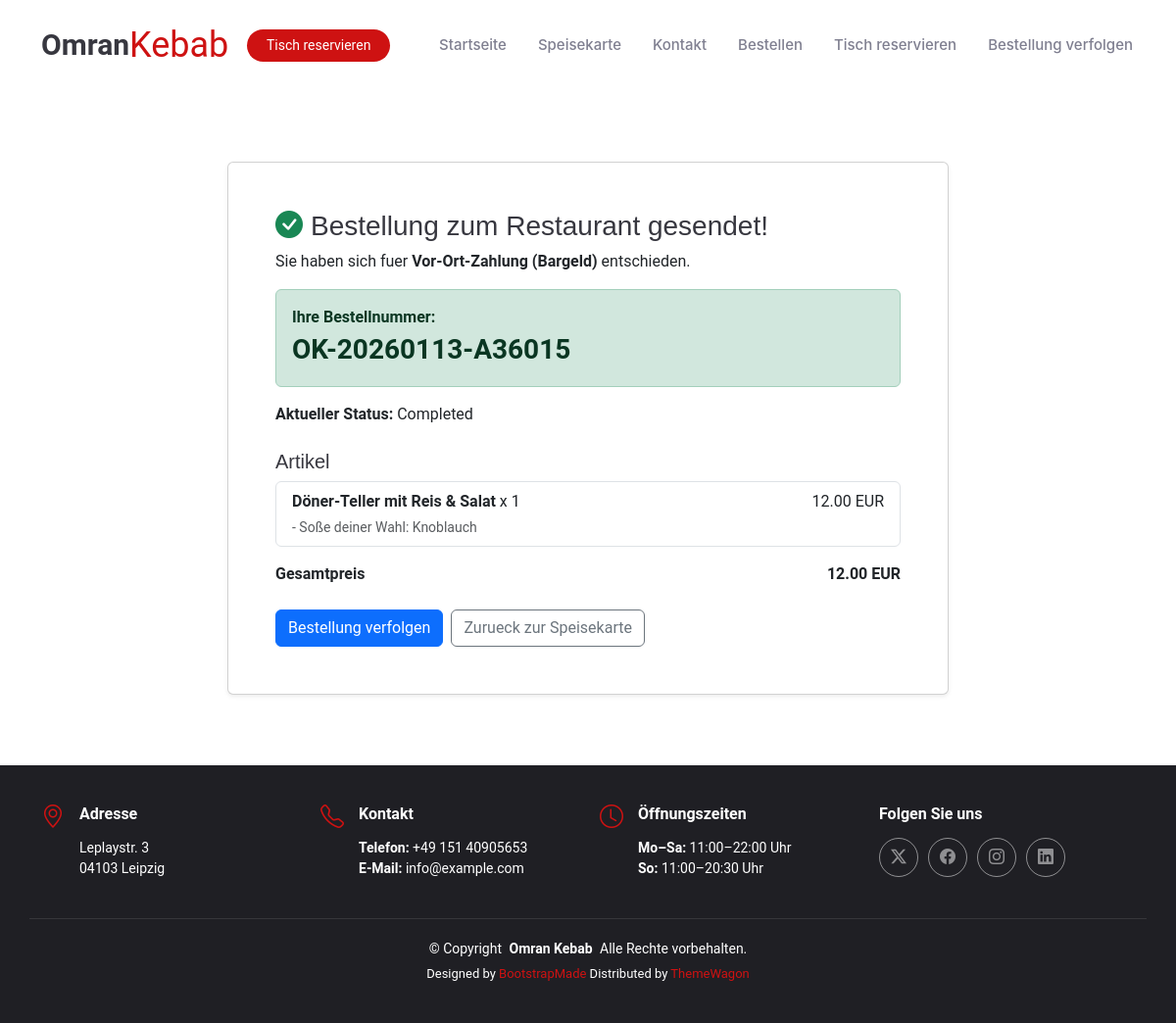
Screenshot of /order/success/OK-20260113-A36015/ with the database file from the repository.
### FoodOrdering/models.py (models this page shows, shortened)
class Order(models.Model):
    STATUS_CHOICES = (
        ("CART", "Cart"),
        ("PLACED", "Placed"),
        ("PREPARING", "Preparing"),
        ("DELIVERING", "Delivering"),
        ("COMPLETED", "Completed"),
        ("CANCELLED", "Cancelled"),
    )
    user = models.ForeignKey(settings.AUTH_USER_MODEL, on_delete=models.SET_NULL, null=True, blank=True)
    full_name = models.CharField(max_length=120)
    phone = models.CharField(max_length=50)
    email = models.EmailField(blank=True)
    address_line = models.CharField(max_length=255, blank=True)  # for delivery
    city = models.CharField(max_length=120, blank=True)
    postal_code = models.CharField(max_length=20, blank=True)
    notes = models.TextField(blank=True)
    status = models.CharField(max_length=12, choices=STATUS_CHOICES, default="CART")
    created_at = models.DateTimeField(auto_now_add=True)
    placed_at = models.DateTimeField(null=True, blank=True)
    payment_method = models.CharField(max_length=20, blank=True)  # "CASH" or "STRIPE"
    is_paid = models.BooleanField(default=False)
    stripe_session_id = models.CharField(max_length=255, blank=True)
    stripe_payment_intent_id = models.CharField(max_length=255, blank=True)
    order_number = models.CharField(max_length=20, unique=True, null=True, blank=True, db_index=True)
    def total_price(self):
        return sum(item.total_price() for item in self.items.all())

class OrderItem(models.Model):
    order = models.ForeignKey(Order, on_delete=models.CASCADE, related_name="items")
    product = models.ForeignKey(Product, on_delete=models.PROTECT)
    quantity = models.PositiveIntegerField(default=1)
    price_at_time = models.DecimalField(max_digits=8, decimal_places=2)
    def options_total(self):
        return sum(o.price_delta_at_time for o in self.chosen_options.all())
    def unit_total(self):
        return self.price_at_time + self.options_total()
    def total_price(self):
        return self.unit_total() * self.quantity

class Product(models.Model):
    category = models.ForeignKey(Category, on_delete=models.PROTECT, related_name="products")
    name = models.CharField(max_length=160)
    slug = models.SlugField(max_length=180, unique=True)
    description = models.TextField(blank=True)
    price = models.DecimalField(max_digits=8, decimal_places=2)
    image = models.ImageField(upload_to="products/", blank=True, null=True)
    is_available = models.BooleanField(default=True)
    class Meta:
        ordering = ["name"]

class OrderItemOption(models.Model):
    order_item = models.ForeignKey(OrderItem, on_delete=models.CASCADE, related_name="chosen_options")
    option = models.ForeignKey(Option, on_delete=models.PROTECT)
    price_delta_at_time = models.DecimalField(max_digits=8, decimal_places=2)
    class Meta:
        unique_together = ("order_item", "option")

class Option(models.Model):
    group = models.ForeignKey(OptionGroup, on_delete=models.CASCADE, related_name="options")
    name = models.CharField(max_length=120)
    price_delta = models.DecimalField(max_digits=8, decimal_places=2, default=Decimal("0.00"))
    sort_order = models.PositiveIntegerField(default=0)
    is_active = models.BooleanField(default=True)
    class Meta:
        ordering = ["sort_order", "name"]

class OptionGroup(models.Model):
    name = models.CharField(max_length=120)
    slug = models.SlugField(max_length=140, unique=True)
    is_required = models.BooleanField(default=False)
    min_select = models.PositiveIntegerField(default=0)
    max_select = models.PositiveIntegerField(default=1)  # 1 = radio, >1 = checkboxes
    sort_order = models.PositiveIntegerField(default=0)
    is_active = models.BooleanField(default=True)
    class Meta:
        ordering = ["sort_order", "name"]

### FoodOrdering/views.py (the view)
# urls.py: path("order/success/<str:order_number>/", views.order_success, name="order_success"),
def order_success(request, order_number):
    order = get_object_or_404(Order, order_number=order_number)
    return render(request, "order_success.html", {"order": order})

### templates/order_success.html (shortened to what this page needs)
{% load static %}
<!DOCTYPE html>
<html lang="de">
<head>
  <link href="{% static 'assets/vendor/bootstrap/css/bootstrap.min.css' %}" rel="stylesheet">
  <link href="{% static 'assets/vendor/bootstrap-icons/bootstrap-icons.css' %}" rel="stylesheet">
  <link href="{% static 'assets/vendor/aos/aos.css' %}" rel="stylesheet">
  <link href="{% static 'assets/vendor/glightbox/css/glightbox.min.css' %}" rel="stylesheet">
  <link href="{% static 'assets/vendor/swiper/swiper-bundle.min.css' %}" rel="stylesheet">
  <link href="{% static 'assets/css/main.css' %}" rel="stylesheet">
</head>
<body class="index-page">
  <header id="header" class="header d-flex align-items-center sticky-top">
    <div class="container position-relative d-flex align-items-center justify-content-between">
      <a href="{% url 'home' %}" class="logo d-flex align-items-center me-auto me-xl-0">
        <h1 class="sitename">Omran</h1>
        <span> Kebab</span>
      </a>
      <nav id="navmenu" class="navmenu">
        <ul>
          <li><a href="{% url 'home' %}#hero">Startseite</a></li>
          <li><a href="{% url 'home' %}#menu">Speisekarte</a></li>
          <li><a href="{% url 'home' %}#contact">Kontakt</a></li>
          <li><a href="{% url 'home' %}#menu">Bestellen</a></li>
          <li><a href="{% url 'home' %}#book-a-table">Tisch reservieren</a></li>
          <li><a href="{% url 'track_order' %}">Bestellung verfolgen</a></li>
        </ul>
      </nav>
      <a class="btn-getstarted" href="{% url 'home' %}#book-a-table">Tisch reservieren</a>
    </div>
  </header>
  <main class="main">
    <section class="section" style="padding: 72px 0;">
      <div class="container">
        <div class="row justify-content-center">
          <div class="col-lg-8">
            <div class="card shadow-sm">
              <div class="card-body p-4 p-md-5">
                <h3 class="mb-2"><i class="bi bi-check-circle-fill me-2 text-success"></i>Bestellung zum Restaurant gesendet!</h3>
                <p class="mb-3">Sie haben sich fuer <strong>Vor-Ort-Zahlung (Bargeld)</strong> entschieden.</p>
                <div class="alert alert-success">
                  <div><strong>Ihre Bestellnummer:</strong></div>
                  <div class="fs-3 fw-bold">{{ order.order_number }}</div>
                </div>
                <div class="mb-3">
                  <strong>Aktueller Status:</strong> {{ order.get_status_display }}
                </div>
                <h5 class="mt-4">Artikel</h5>
                <ul class="list-group">
                  {% for item in order.items.all %}
                    <li class="list-group-item d-flex justify-content-between">
                      <div>
                        <strong>{{ item.product.name }}</strong> x {{ item.quantity }}
                        {% if item.chosen_options.all %}
                          <div class="small text-muted mt-1">
                            {% for ch in item.chosen_options.all %}
                              - {{ ch.option.group.name }}: {{ ch.option.name }}<br>
                            {% endfor %}
                          </div>
                        {% endif %}
                      </div>
                      <div>{{ item.total_price }} EUR</div>
                    </li>
                  {% endfor %}
                </ul>
                <div class="d-flex justify-content-between mt-3">
                  <strong>Gesamtpreis</strong>
                  <strong>{{ order.total_price }} EUR</strong>
                </div>
                <div class="mt-4 d-flex gap-2 flex-wrap">
                  <a class="btn btn-primary" href="{% url 'track_order' %}">Bestellung verfolgen</a>
                  <a class="btn btn-outline-secondary" href="{% url 'home' %}#menu">Zurueck zur Speisekarte</a>
                </div>
              </div>
            </div>
          </div>
        </div>
      </div>
    </section>
  </main>
  {% include "includes/footer.html" %}
</body>
</html>

### static/assets/css/main.css (style rules this page uses)
:root { --default-font: "Roboto", system-ui, -apple-system, "Segoe UI", Roboto, "Helvetica Neue", Arial, "Noto Sans", "Liberation Sans", sans-serif, "Apple Color Emoji", "Segoe UI Emoji", "Segoe UI Symbol", "Noto Color Emoji"; --heading-font: "Amatic SC", sans-serif; --nav-font: "Inter", sans-serif; }
:root { --background-color: #ffffff; --default-color: #212529; --heading-color: #37373f; --accent-color: #ce1212; --surface-color: #ffffff; --contrast-color: #ffffff; }
:root { --nav-color: #7f7f90; --nav-hover-color: #ce1212; --nav-mobile-background-color: #ffffff; --nav-dropdown-background-color: #ffffff; --nav-dropdown-color: #7f7f90; --nav-dropdown-hover-color: #ce1212; }
:root { scroll-behavior: smooth; }
body { color: var(--default-color); background-color: var(--background-color); font-family: var(--default-font); }
a { color: var(--accent-color); text-decoration: none; transition: 0.3s; }
h1, h2, h3, h4, h5, h6 { color: var(--heading-color); font-family: var(--heading-font); }
.header { color: var(--default-color); background-color: var(--background-color); padding: 20px 0; transition: all 0.5s; z-index: 997; }
.header .logo { line-height: 1; }
.header .logo h1 { font-size: 30px; margin: 0; font-weight: 700; color: var(--heading-color); font-family: var(--default-font); }
.header .logo span { color: var(--accent-color); font-size: 36px; }
.header .btn-getstarted, .header .btn-getstarted:focus { color: var(--contrast-color); background: var(--accent-color); font-size: 14px; padding: 8px 26px; margin: 0; border-radius: 50px; transition: 0.3s; }
@media (max-width: 1200px) { .header .logo { order: 1; } }
@media (max-width: 1200px) { .header .btn-getstarted { order: 2; margin: 0 15px 0 0; padding: 6px 20px; } }
@media (max-width: 1200px) { .header .navmenu { order: 3; } }
@media (min-width: 1200px) { .navmenu { padding: 0; } }
@media (min-width: 1200px) { .navmenu ul { margin: 0; padding: 0; display: flex; list-style: none; align-items: center; } }
@media (min-width: 1200px) { .navmenu li { position: relative; } }
@media (min-width: 1200px) { .navmenu>ul>li { white-space: nowrap; padding: 15px 14px; } }
@media (min-width: 1200px) { .navmenu>ul>li:last-child { padding-right: 0; } }
@media (min-width: 1200px) { .navmenu a, .navmenu a:focus { color: var(--nav-color); font-size: 15px; padding: 0 2px; font-family: var(--nav-font); font-weight: 500; display: flex; align-items: center; justify-content: space-between; white-space: nowrap; transition: 0.3s; position: relative; } }
@media (min-width: 1200px) { .navmenu>ul>li>a:before { content: ""; position: absolute; height: 2px; bottom: -6px; left: 0; background-color: var(--nav-hover-color); visibility: hidden; width: 0px; transition: all 0.3s ease-in-out 0s; } }
section, .section { color: var(--default-color); background-color: var(--background-color); padding: 60px 0; scroll-margin-top: 92px; overflow: clip; }

### rows the page displays
Order: order_number "OK-20260113-A36015", status "Completed", total_price "12.00"
OrderItem: product.name "Döner-Teller mit Reis & Salat", quantity "1", total_price "12.00"
OrderItemOption: option.group.name "Soße deiner Wahl", option.name "Knoblauch"
